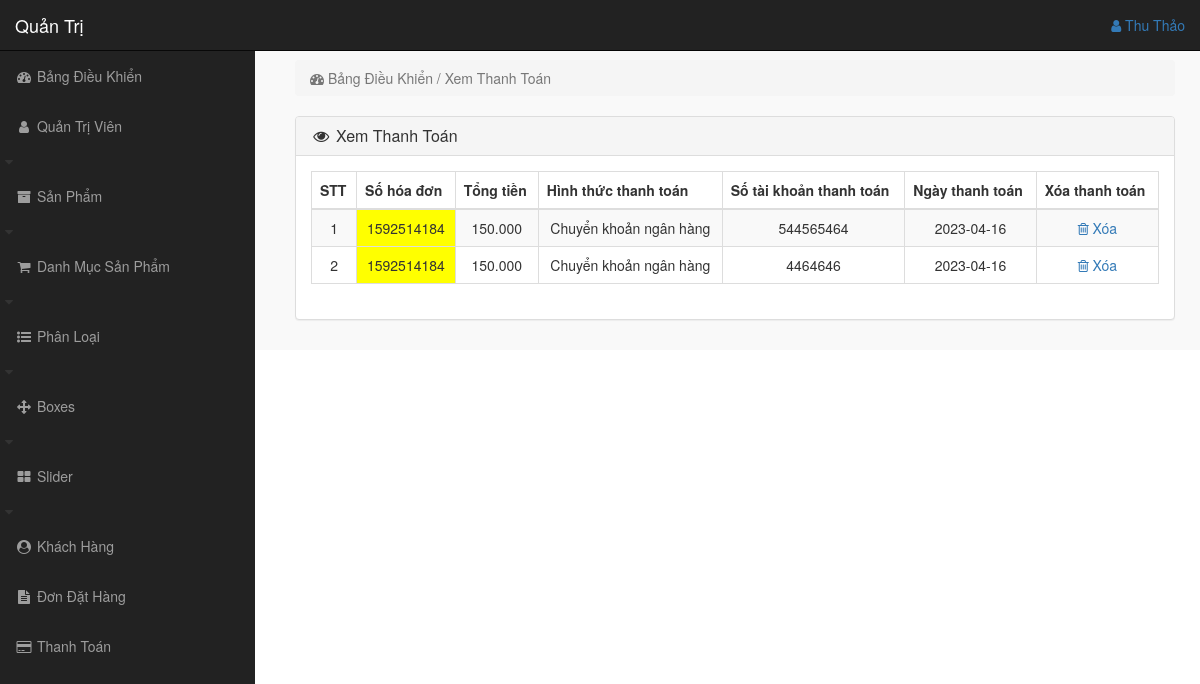
The page /admin_area/index.php?view_payments (signed in) on the database its author committed.
### tables this page shows
CREATE TABLE `payments` (
  `payment_id` int(100) NOT NULL,
  `invoice_id` int(100) NOT NULL,
  `amount` int(100) NOT NULL,
  `payment_mode` text NOT NULL,
  `ref_no` int(100) NOT NULL,
  `payment_date` text NOT NULL
);

### admin_area/view_payments.php (the view)
<?php
if(!isset($_SESSION['admin_email'])){
    echo "<script>window.open('login.php','_self')</script>";
}else{
?>
<div style="padding-left: 270px;">
    <div class="row">
        <div class="col-lg-12">
            <ol class="breadcrumb">
                <li class="active">
                    <i class="fa fa-dashboard"></i> Bảng Điều Khiển / Xem Thanh Toán
                </li>
            </ol>
        </div>
    </div>
    <div class="row">
        <div class="col-lg-12">
            <div class="panel panel-default">
                <div class="panel-heading">
                    <h3 class="panel-title">
                        <i class="fa fa-eye fa-fw"></i> Xem Thanh Toán
                    </h3>
                </div>
                <div class="panel-body text-center">
                    <div class="table-responsive">
                        <table class="table table-bordered table-hover table-striped">
                            <thead>
                                <tr>
                                    <th>STT</th>
                                    <th>Số hóa đơn</th>
                                    <th>Tổng tiền</th>
                                    <th>Hình thức thanh toán</th>
                                    <th>Số tài khoản thanh toán</th>
                                    <th>Ngày thanh toán</th>
                                    <th>Xóa thanh toán</th>
                                </tr>
                            </thead>
                            <tbody>
                                <?php
                                $i=0;
                                $get_payments="select * from payments";
                                $run_payments=mysqli_query($con,$get_payments);
                                while($row_payments=mysqli_fetch_array($run_payments)){
                                    $payment_id=$row_payments['payment_id'];
                                    $invoice_no=$row_payments['invoice_id'];
                                    $amount=$row_payments['amount'];
                                    $amount=number_format($amount,0,',','.');
                                    $payment_mode=$row_payments['payment_mode'];
                                    $ref_no=$row_payments['ref_no'];
                                    $payment_date=$row_payments['payment_date'];
                                    $i++;
                                ?>
                                <tr>
                                    <td><?php echo $i; ?></td>
                                    <td bgcolor="yellow"><?php echo $invoice_no; ?></td>
                                    <td><?php echo $amount; ?></td>
                                    <td><?php echo $payment_mode; ?></td>
                                    <td><?php echo $ref_no; ?></td>
                                    <td><?php echo $payment_date; ?></td>
                                    <td>
                                        <a style="text-decoration: none;" href="index.php?payment_delete=<?php echo $payment_id; ?>">
                                            <i class="fa fa-trash-o"></i> Xóa
                                        </a>
                                    </td>
                                </tr>
                                <?php } ?>
                            </tbody>
                        </table>
                    </div>
                </div>
            </div>
        </div>
    </div>
</div>
<?php } ?>

### admin_area/includes/sidebar.php (shortened to what this page needs)
<?php
if(!isset($_SESSION['admin_email'])){
    echo "<script>window.open('login.php','_self')</script>";
}else{
?>
<nav class="navbar navbar-inverse navbar-fixed-top">
    <div class="navbar-header">
        <a href="index.php?dashboard" class="navbar-brand">Quản Trị</a>
    </div>
    <ul class="nav navbar-right top-nav">
        <li class="dropdown">
            <a href="#" class="dropdown-toggle" data-toggle="dropdown">
               <i class="fa fa-user"></i> <?php echo $admin_name ?>
            </a>
        </li>
    </ul>
    <div class="collapse navbar-collapse navbar-ex1-collapse">
        <ul class="nav navbar-nav sidebar-nav">
            <li>
                <a href="index.php?dashboard">
                    <i class="fa fa-fw fa-dashboard"></i> Bảng Điều Khiển
                </a>
            </li>
            <li>
                <a href="#" data-toggle="collapse" data-target="#users">
                    <i class="fa fa-fw fa-user"></i> Quản Trị Viên
                </a>
                <i class="fa fa-fw fa-caret-down"></i>
            </li>
            <li>
                <a href="#" data-toggle="collapse" data-target="#products">
                    <i class="fa fa-fw fa-archive"></i> Sản Phẩm
                </a>
                <i class="fa fa-fw fa-caret-down"></i>
            </li>
            <li>
                <a href="#" data-toggle="collapse" data-target="#product_cat">
                    <i class="fa fa-fw fa-shopping-cart"></i> Danh Mục Sản Phẩm
                </a>
                <i class="fa fa-fw fa-caret-down"></i>
            </li>
            <li>
                <a href="#" data-toggle="collapse" data-target="#category">
                    <i class="fa fa-fw fa-list-ul"></i> Phân Loại
                </a>
                <i class="fa fa-fw fa-caret-down"></i>
            </li>
            <li>
                <a href="#" data-toggle="collapse" data-target="#boxes">
                    <i class="fa fa-fw fa-arrows"></i> Boxes
                </a>
                <i class="fa fa-fw fa-caret-down"></i>
            </li>
            <li>
                <a href="#" data-toggle="collapse" data-target="#slider">
                    <i class="fa fa-fw fa-th-large"></i> Slider
                </a>
                <i class="fa fa-fw fa-caret-down"></i>
            </li>
            <li>
                <a href="index.php?view_customer">
                    <i class="fa fa-fw fa-user-circle"></i> Khách Hàng
                </a>
            </li>
            <li>
                <a href="index.php?view_order">
                    <i class="fa fa-fw fa-file-text"></i> Đơn Đặt Hàng
                </a>
            </li>
            <li>
                <a href="index.php?view_payments">
                    <i class="fa fa-fw fa-credit-card"></i> Thanh Toán
                </a>
            </li>
        </ul>
    </div>
</nav>
<?php } ?>

### admin_area/css/style.css (style rules this page uses)
body { margin-top: 100px; }
@media (min-width: 768px) { body { margin-top: 50px; } }
.top-nav { padding: 0 15px; }
.top-nav > li { display: inline-block; float: left; }
.top-nav > li > a { padding-top: 15px; padding-bottom: 15px; line-height: 20px; }
@media (min-width: 768px) { .sidebar-nav { position: fixed; top: 51px; width: 255px; border-radius: 0; overflow-y: auto; background-color: #222; bottom: 0; overflow-x: hidden; padding-bottom: 40px; } }
@media (min-width: 768px) { .sidebar-nav > li > a { width: 255px; } }

### rows shown on the page
payments: invoice "1592514184", amount "150.000", payment_mode "Chuyển khoản ngân hàng", ref_no "544565464", payment_date "2023-04-16"
payments: invoice "1592514184", amount "150.000", payment_mode "Chuyển khoản ngân hàng", ref_no "4464646", payment_date "2023-04-16"

### other values the page prints
$admin_name "Thu Thảo"
